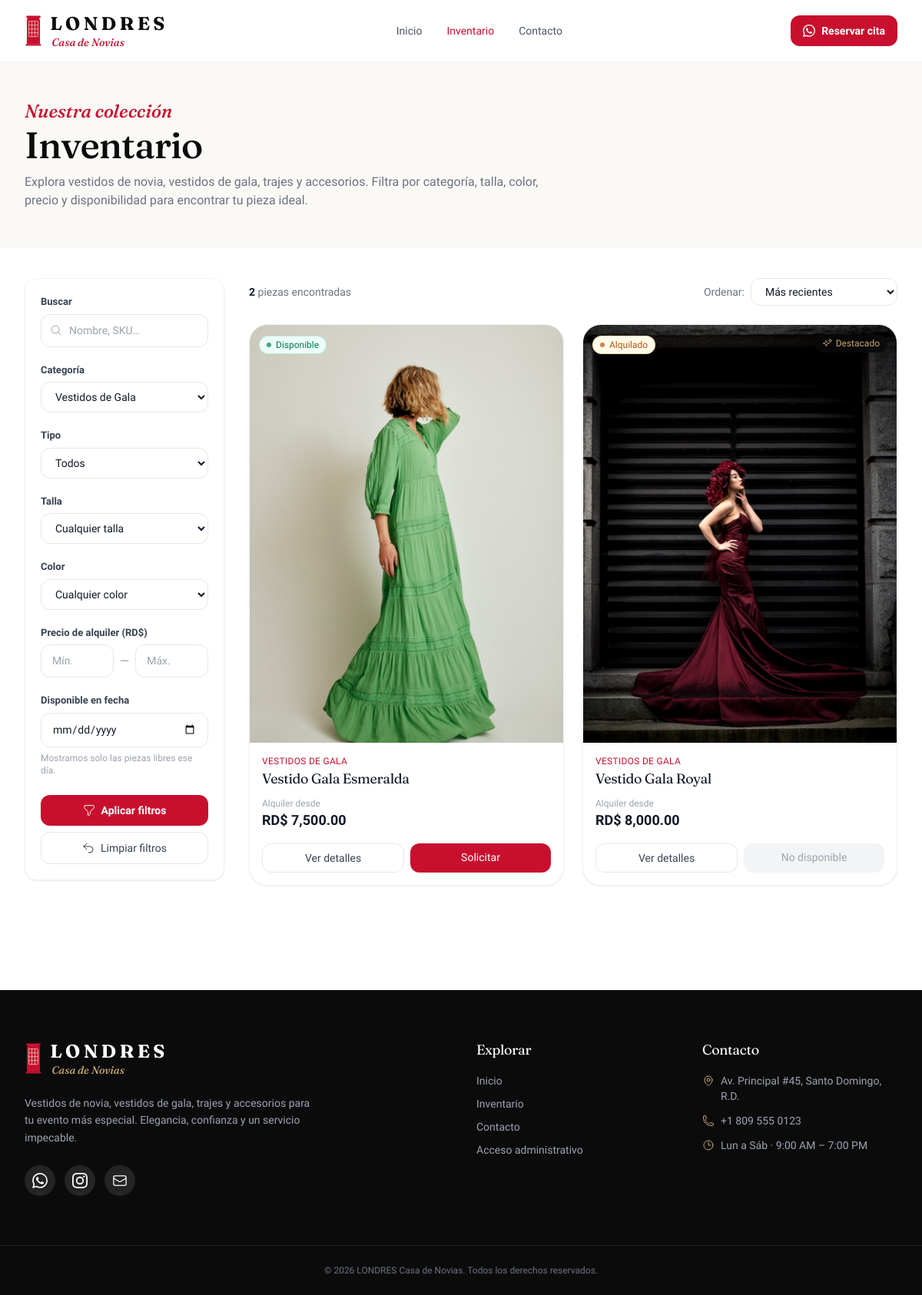
Screenshot of /inventario?category_id=2 with the database file from the repository.
### tables this page shows
CREATE TABLE `business_settings` (
    `id`                         INT UNSIGNED NOT NULL AUTO_INCREMENT,
    `business_name`              VARCHAR(150) NOT NULL DEFAULT 'LONDRES Casa de Novias',
    `logo`                       VARCHAR(255) NULL,
    `phone`                      VARCHAR(40)  NULL,
    `whatsapp`                   VARCHAR(40)  NULL,
    `email`                      VARCHAR(150) NULL,
    `address`                    VARCHAR(255) NULL,
    `instagram`                  VARCHAR(120) NULL,
    `opening_hours`              VARCHAR(255) NULL,
    `rental_policy`              TEXT NULL,
    `return_policy`              TEXT NULL,
    `initial_payment_percentage` DECIMAL(5,2) NOT NULL DEFAULT 50.00,
    `currency`                   VARCHAR(10)  NOT NULL DEFAULT 'RD$',
    `tax_percentage`             DECIMAL(5,2) NOT NULL DEFAULT 0.00,
    `late_fee_per_day`           DECIMAL(12,2) NOT NULL DEFAULT 500.00,
    `late_fee_workweek`          ENUM('mon_fri','mon_sat') NOT NULL DEFAULT 'mon_fri',
    `invoice_prefix`             VARCHAR(20)  NOT NULL DEFAULT 'FAC',
    `barcode_prefix`             VARCHAR(6)   NOT NULL DEFAULT 'LCN',
    `primary_color`              VARCHAR(20)  NOT NULL DEFAULT '#C8102E',
    `created_at`                 TIMESTAMP NOT NULL DEFAULT CURRENT_TIMESTAMP,
    `updated_at`                 TIMESTAMP NOT NULL DEFAULT CURRENT_TIMESTAMP ON UPDATE CURRENT_TIMESTAMP,
    PRIMARY KEY (`id`)
);

CREATE TABLE `products` (
    `id`                INT UNSIGNED NOT NULL AUTO_INCREMENT,
    `category_id`       INT UNSIGNED NULL,
    `name`              VARCHAR(160) NOT NULL,
    `slug`              VARCHAR(180) NOT NULL,
    `sku`               VARCHAR(60)  NULL,
    `barcode`           VARCHAR(48)  NULL,
    `type`              ENUM('rental','sale','both') NOT NULL DEFAULT 'rental',
    `is_complement`     TINYINT(1) NOT NULL DEFAULT 0,
    `description`       TEXT NULL,
    `internal_notes`    TEXT NULL,
    `rental_price`      DECIMAL(12,2) NOT NULL DEFAULT 0.00,
    `sale_price`        DECIMAL(12,2) NULL,
    `cost_price`        DECIMAL(12,2) NULL,
    `deposit_amount`    DECIMAL(12,2) NOT NULL DEFAULT 0.00,
    `size`              VARCHAR(40) NULL,
    `color`             VARCHAR(60) NULL,
    `material`          VARCHAR(80) NULL,
    `condition_status`  ENUM('new','excellent','good','repair','out_of_service') NOT NULL DEFAULT 'excellent',
    `commercial_status` ENUM('available','reserved','rented','sold','unavailable','maintenance') NOT NULL DEFAULT 'available',
    `is_unique`         TINYINT(1) NOT NULL DEFAULT 1,
    `quantity`          INT NOT NULL DEFAULT 1,
    `main_image`        VARCHAR(255) NULL,
    `featured`          TINYINT(1) NOT NULL DEFAULT 0,
    `status`            ENUM('active','inactive') NOT NULL DEFAULT 'active',
    `created_by`        INT UNSIGNED NULL,
    `created_at`        TIMESTAMP NOT NULL DEFAULT CURRENT_TIMESTAMP,
    `updated_at`        TIMESTAMP NOT NULL DEFAULT CURRENT_TIMESTAMP ON UPDATE CURRENT_TIMESTAMP,
    PRIMARY KEY (`id`),
    UNIQUE KEY `uq_products_slug` (`slug`),
    UNIQUE KEY `uq_products_barcode` (`barcode`),
    KEY `idx_products_category` (`category_id`),
    KEY `idx_products_status` (`commercial_status`, `status`),
    KEY `idx_products_featured` (`featured`),
    CONSTRAINT `fk_products_category` FOREIGN KEY (`category_id`) REFERENCES `categories`(`id`) ON DELETE SET NULL,
    CONSTRAINT `fk_products_user` FOREIGN KEY (`created_by`) REFERENCES `users`(`id`) ON DELETE SET NULL
);

CREATE TABLE `categories` (
    `id`          INT UNSIGNED NOT NULL AUTO_INCREMENT,
    `name`        VARCHAR(100) NOT NULL,
    `slug`        VARCHAR(120) NOT NULL,
    `description` VARCHAR(255) NULL,
    `image`       VARCHAR(255) NULL,
    `status`      ENUM('active','inactive') NOT NULL DEFAULT 'active',
    `created_at`  TIMESTAMP NOT NULL DEFAULT CURRENT_TIMESTAMP,
    `updated_at`  TIMESTAMP NOT NULL DEFAULT CURRENT_TIMESTAMP ON UPDATE CURRENT_TIMESTAMP,
    PRIMARY KEY (`id`),
    UNIQUE KEY `uq_categories_slug` (`slug`)
);

### public/_inventario_filtros.php (the view, shortened to what the rows shown need)
<div class="mb-5">
    <label class="lcn-label">Precio de alquiler (<?= e(setting('currency', 'RD$')) ?>)</label>
    <div class="flex items-center gap-2">
        <input type="number" name="price_min" value="<?= e($priceMin) ?>" min="0" step="100" placeholder="Mín." class="lcn-input">
        <span class="text-gray-400">—</span>
        <input type="number" name="price_max" value="<?= e($priceMax) ?>" min="0" step="100" placeholder="Máx." class="lcn-input">
    </div>
</div>

### public/inventario.php (shortened to what the rows shown need)
<?php
$catId    = (int) get_param('category_id', '0');
$sort     = get_param('sort', 'recientes');
$priceMin = get_param('price_min');
$priceMax = get_param('price_max');
$where  = ["p.status = 'active'"];
$params = [];
if ($catId > 0) {
    $where[]            = 'p.category_id = :cat';
    $params['cat']      = $catId;
}
$whereSql = implode(' AND ', $where);
$orderMap = [
    'recientes'   => 'p.created_at DESC, p.id DESC',
    'precio_asc'  => 'p.rental_price ASC, p.id DESC',
    'precio_desc' => 'p.rental_price DESC, p.id DESC',
    'destacados'  => 'p.featured DESC, p.created_at DESC',
];
$orderSql = $orderMap[$sort] ?? $orderMap['recientes'];
$total = (int) db_value("SELECT COUNT(*) FROM products p WHERE $whereSql", $params);
$pg    = paginate($total, 12);
$limit  = (int) $pg['perPage'];
$offset = (int) $pg['offset'];
$products = db_all(
    "SELECT p.*, c.name AS category_name
     FROM products p
     LEFT JOIN categories c ON c.id = p.category_id
     WHERE $whereSql
     ORDER BY $orderSql
     LIMIT $limit OFFSET $offset",
    $params
);
require LCN_ROOT . '/app/views/layouts/public_header.php';
?>
<section class="border-b border-gray-100 bg-brand-cream/50">
    <div class="mx-auto max-w-7xl px-4 py-12 sm:px-6 lg:px-8">
        <h1 class="mt-1 font-display text-4xl font-medium text-brand-dark sm:text-5xl">Inventario</h1>
    </div>
</section>
<div class="mx-auto max-w-7xl px-4 py-10 sm:px-6 lg:px-8">
    <div class="lg:grid lg:grid-cols-12 lg:gap-8">
        <aside class="lg:col-span-3">
            <form method="get" action="<?= pub_url('inventario.php') ?>"
                  class="hidden rounded-2xl border border-gray-100 bg-white p-5 shadow-soft lg:block">
                <?php require __DIR__ . '/_inventario_filtros.php'; ?>
            </form>
        </aside>
        <section class="mt-2 lg:col-span-9 lg:mt-0">
            <?php if ($products): ?>
                <div class="grid grid-cols-1 gap-6 sm:grid-cols-2 xl:grid-cols-3">
                    <?php foreach ($products as $p): ?>
                        <?= product_card($p) ?>
                    <?php endforeach; ?>
                </div>
            <?php endif; ?>
        </section>
    </div>
</div>
            <?php require __DIR__ . '/_inventario_filtros.php'; ?>
<?php require LCN_ROOT . '/app/views/layouts/public_footer.php'; ?>

### app/helpers/ui.php (shortened to what the rows shown need)
<?php
function icon(string $name, string $class = 'w-5 h-5'): string
{
    static $icons = null;
    [$mode, $inner] = $icons[$name] ?? $icons['square'];
    if ($mode === 'f') {
        return '<svg class="' . e($class) . '" viewBox="0 0 24 24" fill="currentColor" aria-hidden="true">' . $inner . '</svg>';
    }
    return '<svg class="' . e($class) . '" viewBox="0 0 24 24" fill="none" stroke="currentColor" stroke-width="1.5" stroke-linecap="round" stroke-linejoin="round" aria-hidden="true">' . $inner . '</svg>';
}
function status_badge(?string $status, string $group = 'commercial'): string
{
    $colors = [
        'emerald' => 'bg-emerald-50 text-emerald-700 ring-emerald-600/20',
        'sky'     => 'bg-sky-50 text-sky-700 ring-sky-600/20',
        'amber'   => 'bg-amber-50 text-amber-700 ring-amber-600/20',
        'violet'  => 'bg-violet-50 text-violet-700 ring-violet-600/20',
        'indigo'  => 'bg-indigo-50 text-indigo-700 ring-indigo-600/20',
        'yellow'  => 'bg-yellow-50 text-yellow-700 ring-yellow-600/20',
        'rose'    => 'bg-rose-50 text-rose-700 ring-rose-600/20',
        'red'     => 'bg-red-50 text-red-700 ring-red-600/20',
        'gray'    => 'bg-gray-100 text-gray-600 ring-gray-500/20',
    ];
    $map = $maps[$group] ?? $maps['generic'];
    [$label, $color] = $map[$status] ?? [ucfirst((string) $status), 'gray'];
    $cls = $colors[$color] ?? $colors['gray'];
    return '<span class="inline-flex items-center gap-1.5 rounded-full px-2.5 py-1 text-xs font-medium ring-1 ring-inset ' . $cls . '">'
         . '<span class="h-1.5 w-1.5 rounded-full bg-current opacity-70"></span>' . e($label) . '</span>';
}
function product_card(array $p): string
{
    $img    = upload_url($p['main_image'] ?? null);
    $name   = e($p['name'] ?? '');
    $cat    = e($p['category_name'] ?? 'General');
    $slug   = e($p['slug'] ?? '');
    $status = $p['commercial_status'] ?? 'available';
    $detail = pub_url('producto.php?slug=' . $slug);
    $type   = $p['type'] ?? 'rental';
    $rental = (in_array($type, ['rental', 'both'], true) && (float) ($p['rental_price'] ?? 0) > 0)
        ? money($p['rental_price'])
        : null;
    $sale   = (in_array($type, ['sale', 'both'], true) && (float) ($p['sale_price'] ?? 0) > 0)
        ? money($p['sale_price'])
        : null;
    $disabled = in_array($status, ['rented', 'sold', 'unavailable'], true);
    $html  = '<article data-reveal class="group relative flex flex-col overflow-hidden rounded-3xl border border-gray-100 bg-white shadow-soft transition duration-300 hover:-translate-y-1 hover:shadow-card">';
    $html .= '<a href="' . $detail . '" class="relative block aspect-[3/4] overflow-hidden bg-gray-100">';
    $html .= '<img src="' . e($img) . '" alt="' . $name . '" loading="lazy" class="h-full w-full object-cover transition duration-500 group-hover:scale-105">';
    $html .= '<span class="absolute left-3 top-3">' . status_badge($status, 'commercial') . '</span>';
    if (!empty($p['featured'])) {
        $html .= '<span class="absolute right-3 top-3 inline-flex items-center gap-1 rounded-full bg-brand-dark/80 px-2.5 py-1 text-xs font-medium text-brand-gold backdrop-blur">' . icon('sparkles', 'w-3.5 h-3.5') . 'Destacado</span>';
    }
    $html .= '</a>';
    $html .= '<div class="flex flex-1 flex-col p-4">';
    $html .= '<p class="text-xs font-medium uppercase tracking-wide text-brand-red">' . $cat . '</p>';
    $html .= '<h3 class="mt-1 font-serif text-lg leading-tight text-gray-900"><a href="' . $detail . '" class="hover:text-brand-red">' . $name . '</a></h3>';
    $html .= '<div class="mt-3 flex items-end justify-between">';
    $html .= '<div>';
    if ($rental) {
        $html .= '<p class="text-xs text-gray-400">Alquiler desde</p><p class="text-lg font-semibold text-gray-900">' . e($rental) . '</p>';
    } elseif ($sale) {
        $html .= '<p class="text-xs text-gray-400">Precio de venta</p><p class="text-lg font-semibold text-gray-900">' . e($sale) . '</p>';
    } else {
        $html .= '<p class="text-xs text-gray-400">Precio</p><p class="text-base font-semibold text-gray-500">Consultar</p>';
    }
    $html .= '</div></div>';
    $html .= '<div class="mt-4 flex gap-2">';
    $html .= '<a href="' . $detail . '" class="flex-1 rounded-xl border border-gray-200 px-3 py-2 text-center text-sm font-medium text-gray-700 transition hover:border-gray-300 hover:bg-gray-50">Ver detalles</a>';
    if (!$disabled) {
        $html .= '<a href="' . pub_url('solicitud-alquiler.php?product=' . (int) ($p['id'] ?? 0)) . '" class="flex-1 rounded-xl bg-brand-red px-3 py-2 text-center text-sm font-medium text-white transition hover:bg-red-700">Solicitar</a>';
    } else {
        $html .= '<span class="flex-1 rounded-xl bg-gray-100 px-3 py-2 text-center text-sm font-medium text-gray-400">No disponible</span>';
    }
    $html .= '</div></div></article>';
    return $html;
}

### app/views/layouts/public_footer.php (shortened to what the rows shown need)
</main>
<footer class="mt-24 bg-brand-dark text-gray-300">
    <div class="mx-auto grid max-w-7xl gap-10 px-4 py-16 sm:px-6 md:grid-cols-4 lg:px-8">
        <div>
            <ul class="mt-4 space-y-3 text-sm text-gray-400">
                <?php if (setting('address')): ?><li class="flex gap-2"><span class="mt-0.5 text-brand-gold"><?= icon('pin', 'w-4 h-4') ?></span><?= e(setting('address')) ?></li><?php endif; ?>
                <?php if (setting('phone')): ?><li class="flex gap-2"><span class="mt-0.5 text-brand-gold"><?= icon('phone', 'w-4 h-4') ?></span><?= e(setting('phone')) ?></li><?php endif; ?>
                <?php if (setting('opening_hours')): ?><li class="flex gap-2"><span class="mt-0.5 text-brand-gold"><?= icon('clock', 'w-4 h-4') ?></span><?= e(setting('opening_hours')) ?></li><?php endif; ?>
            </ul>
        </div>
    </div>
    <div class="border-t border-white/10">
        <div class="mx-auto max-w-7xl px-4 py-6 text-center text-xs text-gray-500 sm:px-6 lg:px-8">
            &copy; <?= date('Y') ?> <?= e(setting('business_name', APP_NAME)) ?>. Todos los derechos reservados.
        </div>
    </div>
</footer>
</body>
</html>

### rows the page displays
business_settings: currency "RD$", address "Av. Principal #45, Santo Domingo, R.D.", phone "+1 809 555 0123", opening_hours "Lun a Sáb · 9:00 AM – 7:00 PM", business_name "LONDRES Casa de Novias"
products: main_image (picture), label "Disponible", category.name "VESTIDOS DE GALA", name "Vestido Gala Esmeralda", rental "RD$ 7,500.00"
products: main_image (picture), label "Alquilado", category.name "VESTIDOS DE GALA", rental "RD$ 8,000.00", commercial_status "No disponible"

### other values shown
$label "Inicio"
$label "Inventario"
$label "Contacto"
$total "2"
form field category_id "Vestidos de Gala"
form field sort "Más recientes"
